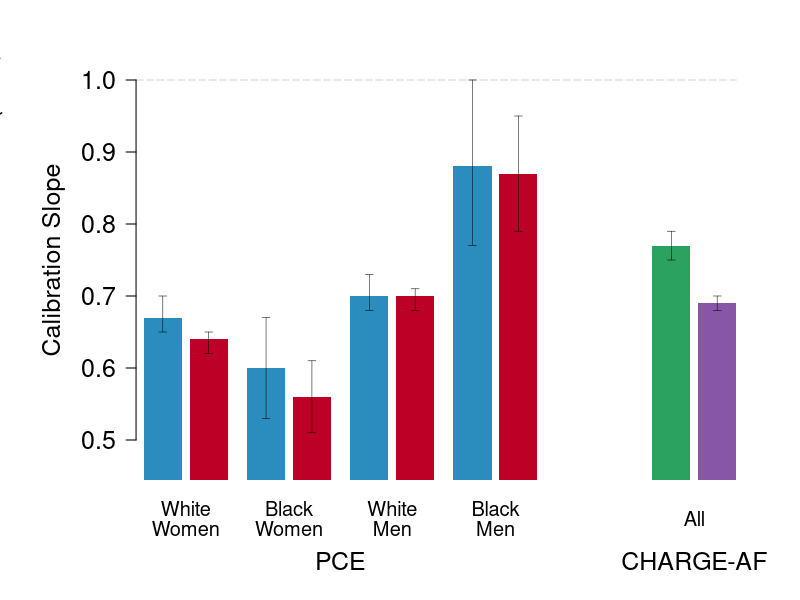
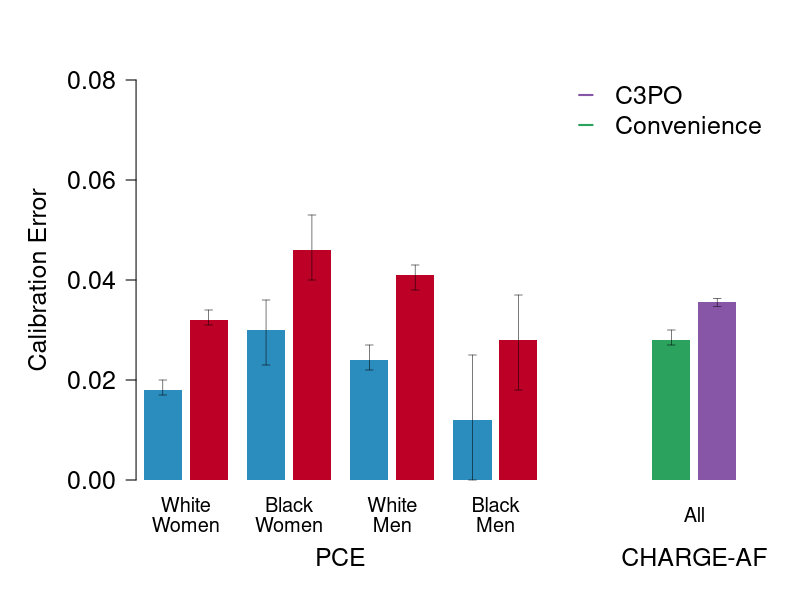
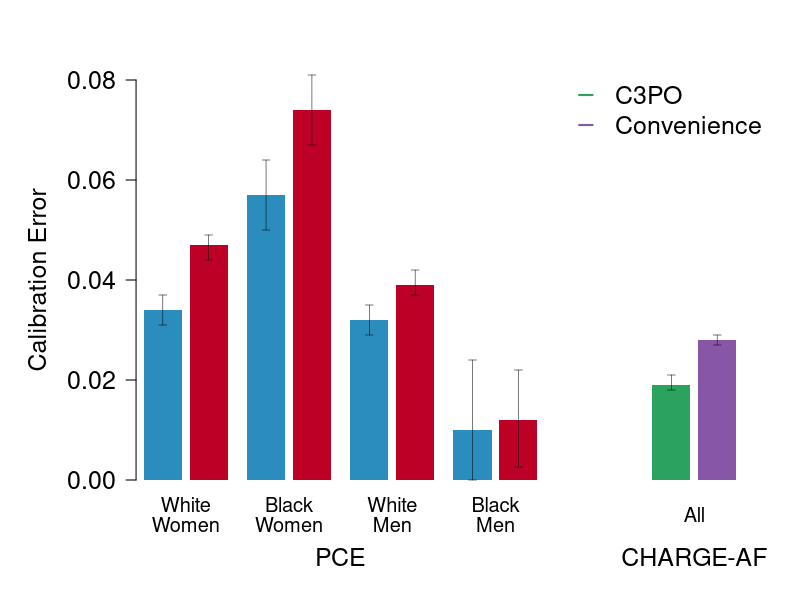

These charts were generated, in order, by the following R code:
library(Cairo)

### 1: Slopes
# Calibration barplot
## Input values
af_c3po <- c(0.77,0.75,0.79)
wf_c3po <- c(0.67,0.65,0.70)
bf_c3po <- c(0.60,0.53,0.67)
wm_c3po <- c(0.70,0.68,0.73)
bm_c3po <- c(0.88,0.77,1.00)

af_cc <- c(0.69,0.68,0.70)
wf_cc <- c(0.64,0.62,0.65)
bf_cc <- c(0.56,0.51,0.61)
wm_cc <- c(0.70,0.68,0.71)
bm_cc <- c(0.87,0.79,0.95)

# Plot 1 : ALL
CairoPDF(file='cal_barplot.pdf',height=3,width=4,
         pointsize=5)
par(oma=c(6,1,1,1),mar=c(2,5,3,1))
coords <- barplot(c(wf_c3po[1],wf_cc[1],
                    bf_c3po[1],bf_cc[1],
                    wm_c3po[1],wm_cc[1],
                    bm_c3po[1],bm_cc[1],
                    af_c3po[1],af_cc[1]),
                  col=c(rep(c('#2b8cbe','#bd0026'),4),'#2ca25f','#8856a7'),
                  yaxt='n',bty='n',border = NA,ylim=c(0.5,1),space=c(0.2,rep(c(0.2,0.5),3),0.2,3,0.2))
par(xpd=TRUE)

segments(0,1,max(coords)+0.5,1,lty=5,col='lightgray')
mtext("Calibration Slope",2,cex=1.5,line=2.8)

# Labels
mtext('CHARGE-AF',1,line=5.7,cex=1.5,at=(coords[9]+coords[10])/2)
mtext('All',1,line=3.5,cex=1.2,at=(coords[9]+coords[10])/2)
mtext('PCE',1,line=5.7,cex=1.5,at=(coords[4]+coords[5])/2)
mtext('White',1,line=3,cex=1.2,at=(coords[1]+coords[2])/2)
mtext('Women',1,line=4,cex=1.2,at=(coords[1]+coords[2])/2)
mtext('Black',1,line=3,cex=1.2,at=(coords[3]+coords[4])/2)
mtext('Women',1,line=4,cex=1.2,at=(coords[3]+coords[4])/2)
mtext('White',1,line=3,cex=1.2,at=(coords[5]+coords[6])/2)
mtext('Men',1,line=4,cex=1.2,at=(coords[5]+coords[6])/2)
mtext('Black',1,line=3,cex=1.2,at=(coords[7]+coords[8])/2)
mtext('Men',1,line=4,cex=1.2,at=(coords[7]+coords[8])/2)

# Y-axis
axis(2,at=seq(0.5,1,0.1),las=2,cex.axis=1.5,pos=0)
mtext('Number of individuals included (in 1,000s)',2,line=6,cex=1.8)

# Error bars and counts
lb <- c(wf_c3po[2],wf_cc[2],bf_c3po[2],bf_cc[2],wm_c3po[2],wm_cc[2],bm_c3po[2],bm_cc[2],af_c3po[2],af_cc[2])
ub <- c(wf_c3po[3],wf_cc[3],bf_c3po[3],bf_cc[3],wm_c3po[3],wm_cc[3],bm_c3po[3],bm_cc[3],af_c3po[3],af_cc[3])

# Looping function that calls barplot coords
n<-1
for (i in coords){
  arrows(x0=i,y0=lb[n],x1=i,y1=ub[n],angle=90,length=0.04,lwd=0.5,code=3)
  n <- n+1}

dev.off()

### 1: ICIs
# Calibration barplot
## Input values
af_c3po <- c(0.028,0.027,0.030)
wf_c3po <- c(0.018,0.017,0.020)
bf_c3po <- c(0.030,0.023,0.036)
wm_c3po <- c(0.024,0.022,0.027)
bm_c3po <- c(0.012,0,0.025)

af_cc <- c(0.03551639,0.03471266,0.03632012)
wf_cc <- c(0.032,0.031,0.034)
bf_cc <- c(0.046,0.040,0.053)
wm_cc <- c(0.041,0.038,0.043)
bm_cc <- c(0.028,0.018,0.037)

# Plot 1 : ALL
CairoPDF(file='cal_barplot_ici.pdf',height=3,width=4,
         pointsize=5)
par(oma=c(4,1,1,1),mar=c(2,5,3,1))
coords <- barplot(c(wf_c3po[1],wf_cc[1],
                    bf_c3po[1],bf_cc[1],
                    wm_c3po[1],wm_cc[1],
                    bm_c3po[1],bm_cc[1],
                    af_c3po[1],af_cc[1]),
                  col=c(rep(c('#2b8cbe','#bd0026'),4),'#2ca25f','#8856a7'),
                  yaxt='n',bty='n',border = NA,ylim=c(0,0.08),space=c(0.2,rep(c(0.2,0.5),3),0.2,3,0.2))

mtext("Calibration Error",2,cex=1.5,line=3.5)

# Labels
mtext('CHARGE-AF',1,line=5.7-2.2,cex=1.5,at=(coords[9]+coords[10])/2)
mtext('All',1,line=3.5-2.2,cex=1.2,at=(coords[9]+coords[10])/2)
mtext('PCE',1,line=5.7-2.2,cex=1.5,at=(coords[4]+coords[5])/2)
mtext('White',1,line=3-2.2,cex=1.2,at=(coords[1]+coords[2])/2)
mtext('Women',1,line=4-2.2,cex=1.2,at=(coords[1]+coords[2])/2)
mtext('Black',1,line=3-2.2,cex=1.2,at=(coords[3]+coords[4])/2)
mtext('Women',1,line=4-2.2,cex=1.2,at=(coords[3]+coords[4])/2)
mtext('White',1,line=3-2.2,cex=1.2,at=(coords[5]+coords[6])/2)
mtext('Men',1,line=4-2.2,cex=1.2,at=(coords[5]+coords[6])/2)
mtext('Black',1,line=3-2.2,cex=1.2,at=(coords[7]+coords[8])/2)
mtext('Men',1,line=4-2.2,cex=1.2,at=(coords[7]+coords[8])/2)

# Y-axis
axis(2,at=seq(0,0.08,0.02),las=2,cex.axis=1.5,pos=0)

# Legend
par(xpd=TRUE)
legend(x=max(coords)-4.2,y=0.083,legend=c("C3PO","Convenience"),
       lty=1,lwd=2,bty='n',cex=1.5,col=c('#8856a7','#2ca25f'),seg.len = 0.6)

# Error bars and counts
lb <- c(wf_c3po[2],wf_cc[2],bf_c3po[2],bf_cc[2],wm_c3po[2],wm_cc[2],bm_c3po[2],bm_cc[2],af_c3po[2],af_cc[2])
ub <- c(wf_c3po[3],wf_cc[3],bf_c3po[3],bf_cc[3],wm_c3po[3],wm_cc[3],bm_c3po[3],bm_cc[3],af_c3po[3],af_cc[3])

# Looping function that calls barplot coords
n<-1
for (i in coords){
  arrows(x0=i,y0=lb[n],x1=i,y1=ub[n],angle=90,length=0.04,lwd=0.5,code=3)
  n <- n+1}

dev.off()

### 1: Recalibrated ICIs
# Calibration barplot
## Input values
af_c3po <- c(0.019,0.018,0.021)
wf_c3po <- c(0.034,0.031,0.037)
bf_c3po <- c(0.057,0.050,0.064)
wm_c3po <- c(0.032,0.029,0.035)
bm_c3po <- c(0.010,0,0.024)

af_cc <- c(0.028,0.027,0.029)
wf_cc <- c(0.047,0.044,0.049)
bf_cc <- c(0.074,0.067,0.081)
wm_cc <- c(0.039,0.037,0.042)
bm_cc <- c(0.012,0.0026,0.022)

# Plot 1 : ALL
CairoPDF(file='cal_barplot_ici_recal.pdf',height=3,width=4,
         pointsize=5)
par(oma=c(4,1,1,1),mar=c(2,5,3,1))
coords <- barplot(c(wf_c3po[1],wf_cc[1],
                    bf_c3po[1],bf_cc[1],
                    wm_c3po[1],wm_cc[1],
                    bm_c3po[1],bm_cc[1],
                    af_c3po[1],af_cc[1]),
                  col=c(rep(c('#2b8cbe','#bd0026'),4),'#2ca25f','#8856a7'),
                  yaxt='n',bty='n',border = NA,ylim=c(0,0.08),space=c(0.2,rep(c(0.2,0.5),3),0.2,3,0.2))

mtext("Calibration Error",2,cex=1.5,line=3.5)

# Labels
mtext('CHARGE-AF',1,line=5.7-2.2,cex=1.5,at=(coords[9]+coords[10])/2)
mtext('All',1,line=3.5-2.2,cex=1.2,at=(coords[9]+coords[10])/2)
mtext('PCE',1,line=5.7-2.2,cex=1.5,at=(coords[4]+coords[5])/2)
mtext('White',1,line=3-2.2,cex=1.2,at=(coords[1]+coords[2])/2)
mtext('Women',1,line=4-2.2,cex=1.2,at=(coords[1]+coords[2])/2)
mtext('Black',1,line=3-2.2,cex=1.2,at=(coords[3]+coords[4])/2)
mtext('Women',1,line=4-2.2,cex=1.2,at=(coords[3]+coords[4])/2)
mtext('White',1,line=3-2.2,cex=1.2,at=(coords[5]+coords[6])/2)
mtext('Men',1,line=4-2.2,cex=1.2,at=(coords[5]+coords[6])/2)
mtext('Black',1,line=3-2.2,cex=1.2,at=(coords[7]+coords[8])/2)
mtext('Men',1,line=4-2.2,cex=1.2,at=(coords[7]+coords[8])/2)

# Y-axis
axis(2,at=seq(0,0.08,0.02),las=2,cex.axis=1.5,pos=0)

# Error bars and counts
lb <- c(wf_c3po[2],wf_cc[2],bf_c3po[2],bf_cc[2],wm_c3po[2],wm_cc[2],bm_c3po[2],bm_cc[2],af_c3po[2],af_cc[2])
ub <- c(wf_c3po[3],wf_cc[3],bf_c3po[3],bf_cc[3],wm_c3po[3],wm_cc[3],bm_c3po[3],bm_cc[3],af_c3po[3],af_cc[3])

# Legend
par(xpd=TRUE)
legend(x=max(coords)-4.2,y=0.083,
       legend=c("C3PO","Convenience"),lty=1,lwd=2,seg.len = 0.6,
       bty='n',cex=1.5,col=c('#2ca25f','#8856a7'))

# Looping function that calls barplot coords
n<-1
for (i in coords){
  arrows(x0=i,y0=lb[n],x1=i,y1=ub[n],angle=90,length=0.04,lwd=0.5,code=3)
  n <- n+1}

dev.off()
